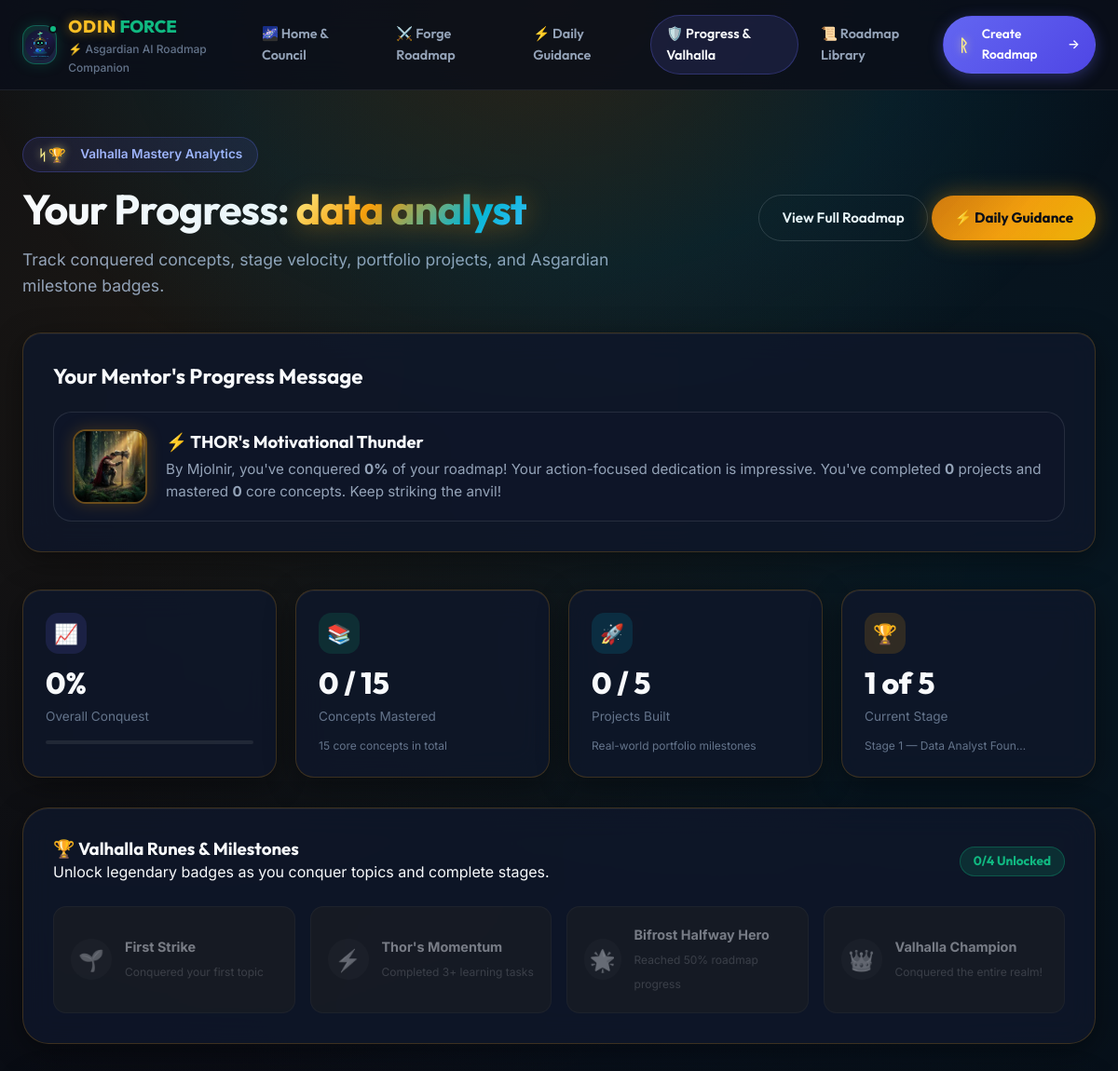
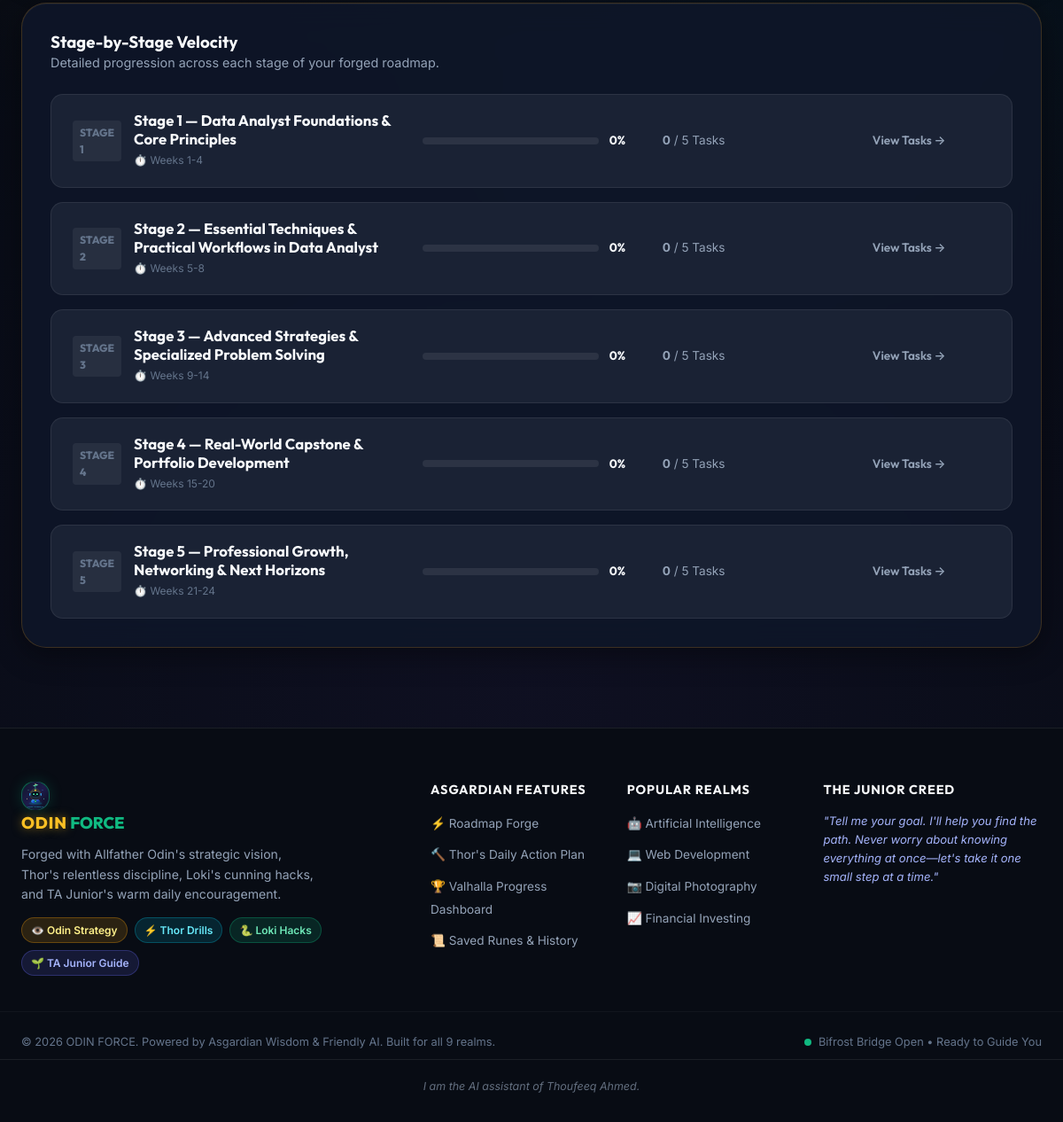
The app's page /progress/6/ with its own data (2 pictures, top to bottom).
### roadmap/models.py (models this page shows, shortened)
class Roadmap(models.Model):
    LEVEL_CHOICES = [
        ('Complete Beginner', 'Complete Beginner (Brand new to the field)'),
        ('Beginner', 'Beginner (Basic familiarity / know fundamentals)'),
        ('Intermediate', 'Intermediate (Hands-on experience, looking to level up)'),
        ('Advanced', 'Advanced (Deep experience, looking for mastery/specialization)'),
    ]
    MENTOR_CHOICES = [
        ('odin', 'ODIN - Wise & Strategic (Long-term goals, career planning, leadership)'),
        ('thor', 'THOR - Motivating & Action-focused (Practical skills, projects, execution)'),
        ('loki', 'LOKI - Creative & Problem-solving (Creative subjects, innovation, alternatives)'),
        ('auto', 'Auto-select based on domain'),
    ]
    domain = models.CharField(max_length=200, help_text="e.g. Artificial Intelligence, Photography, Finance")
    current_level = models.CharField(max_length=50, choices=LEVEL_CHOICES, default='Beginner')
    goal = models.CharField(max_length=300, help_text="e.g. Become an AI Engineer, Start a Portrait Studio")
    available_time = models.CharField(max_length=100, default='2 hours per day', help_text="e.g. 1 hour per day, 2 hours per day, 10 hours/week")
    duration = models.CharField(max_length=100, default='6 months', help_text="e.g. 3 months, 6 months, 1 year")
    existing_skills = models.TextField(blank=True, default='', help_text="Skills or tools you already know")
    user_name = models.CharField(max_length=100, blank=True, default='Learner', help_text="Your name or nickname")
    mentor = models.CharField(max_length=20, choices=MENTOR_CHOICES, default='auto', help_text="Your mentor guide for this roadmap")
    greeting_message = models.TextField(blank=True, default='')
    junior_advice = models.TextField(blank=True, default='')
    mentor_greeting = models.TextField(blank=True, default='', help_text="Personalized mentor greeting")
    roadmap_content = models.TextField(blank=True, default='', help_text="Full structured overview / raw backup")
    created_at = models.DateTimeField(auto_now_add=True)
    updated_at = models.DateTimeField(auto_now=True)
    class Meta:
        ordering = ['-created_at']
    @property
    def total_tasks(self):
        return LearningTask.objects.filter(stage__roadmap=self).count()
    @property
    def completed_tasks(self):
        return LearningTask.objects.filter(stage__roadmap=self, completed=True).count()
    @property
    def progress_percentage(self):
        total = self.total_tasks
        if total == 0:
            return 0
        return int((self.completed_tasks / total) * 100)
    @property
    def total_projects(self):
        return LearningTask.objects.filter(stage__roadmap=self, task_type='project').count()
    @property
    def completed_projects(self):
        return LearningTask.objects.filter(stage__roadmap=self, task_type='project', completed=True).count()
    @property
    def total_topics(self):
        return LearningTask.objects.filter(stage__roadmap=self, task_type='topic').count()
    @property
    def completed_topics(self):
        return LearningTask.objects.filter(stage__roadmap=self, task_type='topic', completed=True).count()
    @property
    def current_stage(self):
        stages = list(self.stages.all())
        if not stages:
            return None
        for stage in stages:
            if not stage.is_completed:
                return stage
        return stages[-1]

class RoadmapStage(models.Model):
    roadmap = models.ForeignKey(Roadmap, on_delete=models.CASCADE, related_name='stages')
    title = models.CharField(max_length=255, help_text="e.g. Stage 1 — Foundations")
    description = models.TextField(help_text="Overview of this stage")
    why_it_matters = models.TextField(help_text="Why this stage is crucial for the goal")
    what_to_practice = models.TextField(blank=True, default='', help_text="Key drills and hands-on exercises")
    suggested_projects = models.TextField(blank=True, default='', help_text="Portfolio-worthy projects")
    order = models.PositiveIntegerField(default=1)
    estimated_duration = models.CharField(max_length=100, default='4 weeks', help_text="e.g. Weeks 1-4")
    projects_summary = models.TextField(blank=True, default='')
    class Meta:
        ordering = ['order']
    @property
    def total_tasks_count(self):
        return self.tasks.count()
    @property
    def completed_tasks_count(self):
        return self.tasks.filter(completed=True).count()
    @property
    def progress_percentage(self):
        total = self.total_tasks_count
        if total == 0:
            return 0
        return int((self.completed_tasks_count / total) * 100)
    @property
    def is_completed(self):
        total = self.total_tasks_count
        if total == 0:
            return False
        return self.completed_tasks_count == total

### roadmap/views.py (the view)
# urls.py: path('progress/', views.progress_view, name='progress'),
def progress_view(request, pk=None):
    if pk:
        roadmap = get_object_or_404(Roadmap.objects.prefetch_related('stages__tasks'), pk=pk)
    else:
        roadmap = Roadmap.objects.first()
        if not roadmap:
            messages.info(request, "Please create a roadmap first to track progress.")
            return redirect('generate_roadmap')
    stages = roadmap.stages.all().order_by('order')
    all_tasks = LearningTask.objects.filter(stage__roadmap=roadmap).order_by('stage__order', 'order')
    return render(request, 'roadmap/progress.html', {
        'roadmap': roadmap,
        'stages': stages,
        'all_tasks': all_tasks,
    })

### templates/roadmap/progress.html (shortened to what this page needs)
{% extends 'base.html' %}
{% load static %}
{% block content %}
<section class="progress-section asgard-progress">
    <div class="container">
        <div class="progress-header">
            <div class="header-left">
                <div class="progress-badge">
                    <span class="badge-rune">ᛋ🏆</span>
                    <span>Valhalla Mastery Analytics</span>
                </div>
                <h1 class="page-title">Your Progress: <span class="text-gradient-asgard">{{ roadmap.domain }}</span></h1>
                <p class="page-subtitle">Track conquered concepts, stage velocity, portfolio projects, and Asgardian milestone badges.</p>
            </div>
            <div class="header-right">
                <a href="{% url 'roadmap_detail' pk=roadmap.pk %}" class="btn btn-outline">
                    <span>View Full Roadmap</span>
                </a>
                <a href="{% url 'roadmap_daily_guidance' pk=roadmap.pk %}" class="btn btn-primary asgard-glow-btn">
                    <span>⚡ Daily Guidance</span>
                </a>
            </div>
        </div>
        <div class="mentor-guidance-card asgard-card">
            <div class="guidance-header">
                <h3>Your Mentor's Progress Message</h3>
            </div>
            {% if roadmap.mentor == 'odin' %}
                <div class="guidance-content mentor-odin-guidance">
                    <div class="guidance-mentor-avatar-wrap">
                        <img src="{% static 'images/mentor_odin.jpg' %}" alt="ODIN" class="guidance-mentor-avatar">
                    </div>
                    <div class="guidance-mentor-text">
                        <h4>👁️ ODIN's Strategic Assessment</h4>
                        <p>Your journey progresses with strategic purpose. You have mastered <strong>{{ roadmap.progress_percentage }}%</strong> of your roadmap. Each conquered concept brings you closer to your ultimate vision of <em>'{{ roadmap.goal }}'</em>. The Allfather sees your dedication and approves.</p>
                    </div>
                </div>
            {% elif roadmap.mentor == 'thor' %}
                <div class="guidance-content mentor-thor-guidance">
                    <div class="guidance-mentor-avatar-wrap">
                        <img src="{% static 'images/mentor_thor.jpg' %}" alt="THOR" class="guidance-mentor-avatar">
                    </div>
                    <div class="guidance-mentor-text">
                        <h4>⚡ THOR's Motivational Thunder</h4>
                        <p>By Mjolnir, you've conquered <strong>{{ roadmap.progress_percentage }}%</strong> of your roadmap! Your action-focused dedication is impressive. You've completed <strong>{{ roadmap.completed_projects }}</strong> projects and mastered <strong>{{ roadmap.completed_topics }}</strong> core concepts. Keep striking the anvil!</p>
                    </div>
                </div>
            {% endif %}
        </div>
        <div class="metrics-grid">
            <div class="metric-card asgard-card">
                <div class="metric-icon-wrap bg-purple">📈</div>
                <div class="metric-data">
                    <span class="metric-number">{{ roadmap.progress_percentage }}%</span>
                    <span class="metric-label">Overall Conquest</span>
                </div>
                <div class="metric-bar-bg">
                </div>
            </div>
            <div class="metric-card asgard-card">
                <div class="metric-icon-wrap bg-green">📚</div>
                <div class="metric-data">
                    <span class="metric-number">{{ roadmap.completed_topics }} / {{ roadmap.total_topics }}</span>
                    <span class="metric-label">Concepts Mastered</span>
                </div>
                <span class="metric-subtext">{{ roadmap.total_topics }} core concepts in total</span>
            </div>
            <div class="metric-card asgard-card">
                <div class="metric-icon-wrap bg-blue">🚀</div>
                <div class="metric-data">
                    <span class="metric-number">{{ roadmap.completed_projects }} / {{ roadmap.total_projects }}</span>
                    <span class="metric-label">Projects Built</span>
                </div>
                <span class="metric-subtext">Real-world portfolio milestones</span>
            </div>
            <div class="metric-card asgard-card">
                <div class="metric-icon-wrap bg-amber">🏆</div>
                <div class="metric-data">
                    <span class="metric-number">{{ roadmap.current_stage.order }} of {{ stages|length }}</span>
                    <span class="metric-label">Current Stage</span>
                </div>
                <span class="metric-subtext">{{ roadmap.current_stage.title|truncatechars:28 }}</span>
            </div>
        </div>
        <div class="milestones-card asgard-card">
            <div class="card-header-flex">
                <div class="milestone-title-wrap">
                    <h3>🏆 Valhalla Runes & Milestones</h3>
                    <p>Unlock legendary badges as you conquer topics and complete stages.</p>
                </div>
                <span class="badge-count-pill">
                    {% if roadmap.progress_percentage >= 100 %}4/4 Unlocked! 🎉
                    {% elif roadmap.progress_percentage >= 50 %}2/4 Unlocked!
                    {% elif roadmap.progress_percentage > 0 %}1/4 Unlocked!
                    {% else %}0/4 Unlocked{% endif %}
                </span>
            </div>
            <div class="badges-row">
                <div class="achievement-badge {% if roadmap.completed_tasks > 0 %}unlocked{% else %}locked{% endif %}">
                    <div class="badge-icon-disc">🌱</div>
                    <div class="badge-info">
                        <strong>First Strike</strong>
                        <span>Conquered your first topic</span>
                    </div>
                </div>
                <div class="achievement-badge {% if roadmap.completed_tasks >= 3 %}unlocked{% else %}locked{% endif %}">
                    <div class="badge-icon-disc">⚡</div>
                    <div class="badge-info">
                        <strong>Thor's Momentum</strong>
                        <span>Completed 3+ learning tasks</span>
                    </div>
                </div>
                <div class="achievement-badge {% if roadmap.progress_percentage >= 50 %}unlocked{% else %}locked{% endif %}">
                    <div class="badge-icon-disc">🌟</div>
                    <div class="badge-info">
                        <strong>Bifrost Halfway Hero</strong>
                        <span>Reached 50% roadmap progress</span>
                    </div>
                </div>
                <div class="achievement-badge {% if roadmap.progress_percentage >= 100 %}unlocked{% else %}locked{% endif %}">
                    <div class="badge-icon-disc">👑</div>
                    <div class="badge-info">
                        <strong>Valhalla Champion</strong>
                        <span>Conquered the entire realm!</span>
                    </div>
                </div>
            </div>
        </div>
        <div class="stages-breakdown-card asgard-card">
            <h3>Stage-by-Stage Velocity</h3>
            <p class="section-sub-desc">Detailed progression across each stage of your forged roadmap.</p>
            <div class="stages-progress-list">
                {% for stage in stages %}
                <div class="stage-progress-row">
                    <div class="stage-info-col">
                        <div class="stage-row-badge">Stage {{ stage.order }}</div>
                        <div class="stage-row-title-wrap">
                            <h4>{{ stage.title }}</h4>
                            <span class="stage-est-dur">⏱️ {{ stage.estimated_duration }}</span>
                        </div>
                    </div>
                    <div class="stage-meter-col">
                        <div class="meter-bar-bg">
                        </div>
                        <span class="meter-percent">{{ stage.progress_percentage }}%</span>
                    </div>
                    <div class="stage-tasks-tally-col">
                        <span><strong>{{ stage.completed_tasks_count }}</strong> / {{ stage.total_tasks_count }} Tasks</span>
                    </div>
                    <div class="stage-action-col">
                        <a href="{% url 'roadmap_detail' pk=roadmap.pk %}#stage-{{ stage.pk }}" class="btn btn-sm btn-ghost">
                            View Tasks →
                        </a>
                    </div>
                </div>
                {% endfor %}
            </div>
        </div>
    </div>
</section>
{% endblock %}

### static/css/daily-mentor-styles.css (style rules this page uses)
.guidance-content { display: flex; gap: 20px; align-items: center; padding: 18px 20px; background: rgba(15, 23, 42, 0.75); border: 1px solid rgba(255, 255, 255, 0.1); border-radius: var(--radius-lg, 14px); }
.guidance-mentor-avatar-wrap { width: 80px; height: 80px; border-radius: var(--radius-md, 10px); overflow: hidden; flex-shrink: 0; border: 2px solid rgba(245, 158, 11, 0.4); box-shadow: 0 0 18px rgba(245, 158, 11, 0.2); }
.guidance-mentor-avatar { width: 100%; height: 100%; object-fit: cover; object-position: center top; }
.guidance-mentor-text { flex: 1; }
.guidance-mentor-text h4 { font-family: var(--font-heading, 'Cinzel', serif); font-size: 1.15rem; color: var(--text-primary, #f8fafc); margin: 0 0 6px 0; }
.guidance-mentor-text p { color: var(--text-secondary, #cbd5e1); margin: 0; font-size: 0.95rem; line-height: 1.6; }

### records on screen
Roadmap: domain "data analyst", progress_percentage "0", completed_projects "0", completed_topics "0", total_topics "15", total_projects "5", current_stage.order "1", current_stage "Stage 1 — Data Analyst Foun…"
RoadmapStage: order "1", title "Stage 1 — Data Analyst Foundations & Core Principles", estimated_duration "Weeks 1-4", progress_percentage "0", completed_tasks_count "0", total_tasks_count "5"
RoadmapStage: order "2", title "Stage 2 — Essential Techniques & Practical Workflows in Data Analyst", estimated_duration "Weeks 5-8", progress_percentage "0", completed_tasks_count "0", total_tasks_count "5"
RoadmapStage: order "3", title "Stage 3 — Advanced Strategies & Specialized Problem Solving", estimated_duration "Weeks 9-14", progress_percentage "0", completed_tasks_count "0", total_tasks_count "5"
RoadmapStage: order "4", title "Stage 4 — Real-World Capstone & Portfolio Development", estimated_duration "Weeks 15-20", progress_percentage "0", completed_tasks_count "0", total_tasks_count "5"
RoadmapStage: order "5", title "Stage 5 — Professional Growth, Networking & Next Horizons", estimated_duration "Weeks 21-24", progress_percentage "0", completed_tasks_count "0", total_tasks_count "5"

### other values on screen
{{ stages|length }} "5"
